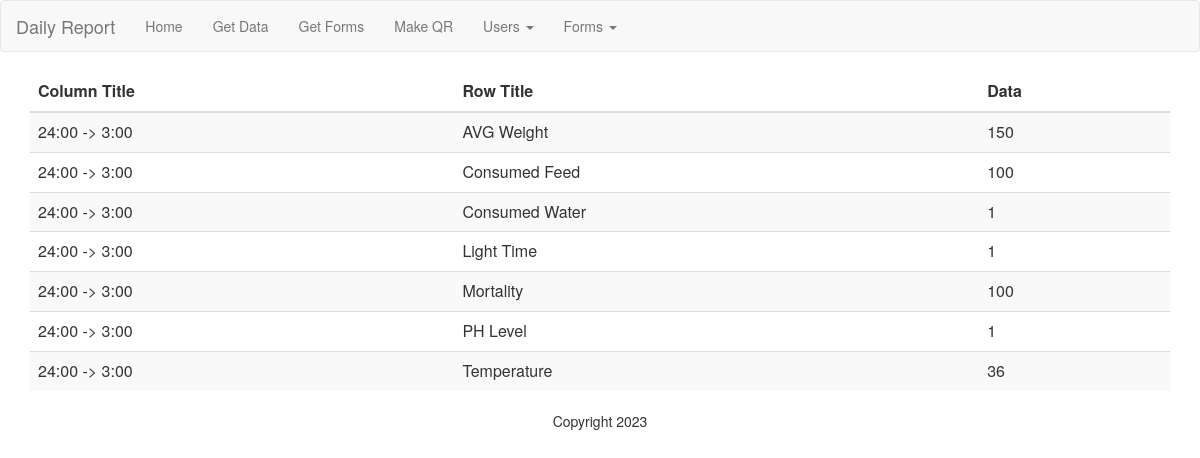
/view_form_id/2, run on the app's committed database.
### model.py (models this page shows, shortened)
class SubmittedData(db.Model):
    __tablename__ = 'submitted_data'
    template_id = Column(Integer, ForeignKey("template_row.template_id"), primary_key=True)
    row_title = Column(String, ForeignKey("template_row.row_title"), primary_key=True)
    form_id = Column(Integer, ForeignKey("form_columns.form_id"), primary_key=True)
    column_title = Column(String, ForeignKey("form_columns.column_title"), primary_key=True)
    data = Column(String)
    __table_args__ = (PrimaryKeyConstraint('template_id', 'row_title', 'form_id', 'column_title'),)

### app.py (the view)
@app.route('/view_form_id/<form_id>', methods=['GET'])
def view_form_id(form_id):
    submitted_data = SubmittedData.query.filter_by(form_id=form_id).all()
    return render_template("view_form_id.html", submitted_data=submitted_data)

### templates/view_form_id.html
{% extends "base.html" %}
{% block content %}
<div class="container">
    <table class="table table-striped">
        <thead>
            <tr>
                <th>Column Title</th>
                <th>Row Title</th>
                <th>Data</th>
            </tr>
        </thead>
        <tbody>
            {% for data in submitted_data %}
            <tr>
                <td>{{ data.row_title }}</td>
                <td>{{ data.column_title }}</td>
                <td>{{ data.data }}</td>
            </tr>
            {% endfor %}
        </tbody>
    </table>
</div>
{% endblock %}

### templates/base.html (shortened to what this page needs)
<html>
  <head>
    <link rel="stylesheet" href="https://maxcdn.bootstrapcdn.com/bootstrap/3.3.7/css/bootstrap.min.css">
  </head>
  <body>
    <header>
      <nav class="navbar navbar-default">
          <div class="container-fluid">
            <div class="navbar-header">
              <a class="navbar-brand" href="{{ url_for('home') }}">Daily Report</a>
            </div>
            <div id="navbar" class="navbar-collapse collapse">
              <ul class="nav navbar-nav">
              <li><a href="/">Home</a></li>
              <li><a href="/view_data">Get Data</a></li>
                  <li><a href="/get_forms_data">Get Forms</a></li>
              <li><a href="/generate_qr">Make QR</a></li>
              <li class="dropdown">
                <a href="#" class="dropdown-toggle" data-toggle="dropdown" role="button" aria-haspopup="true" aria-expanded="false">Users <span class="caret"></span></a>
              </li>
              <li class="dropdown">
                <a href="#" class="dropdown-toggle" data-toggle="dropdown" role="button" aria-haspopup="true" aria-expanded="false">Forms <span class="caret"></span></a>
              </li>
            </ul>
            </div>
          </div>
      </nav>
    </header>
    {% block content %}
    {% endblock %}
    <footer>
      <p class="text-center">Copyright 2023</p>
    </footer>
  </body>
</html>

### data on the page
SubmittedData: row_title "24:00 -> 3:00", column_title "AVG Weight", data "150"
SubmittedData: row_title "24:00 -> 3:00", column_title "Consumed Feed", data "100"
SubmittedData: row_title "24:00 -> 3:00", column_title "Consumed Water", data "1"
SubmittedData: row_title "24:00 -> 3:00", column_title "Light Time", data "1"
SubmittedData: row_title "24:00 -> 3:00", column_title "Mortality", data "100"
SubmittedData: row_title "24:00 -> 3:00", column_title "PH Level", data "1"
SubmittedData: row_title "24:00 -> 3:00", column_title "Temperature", data "36"
